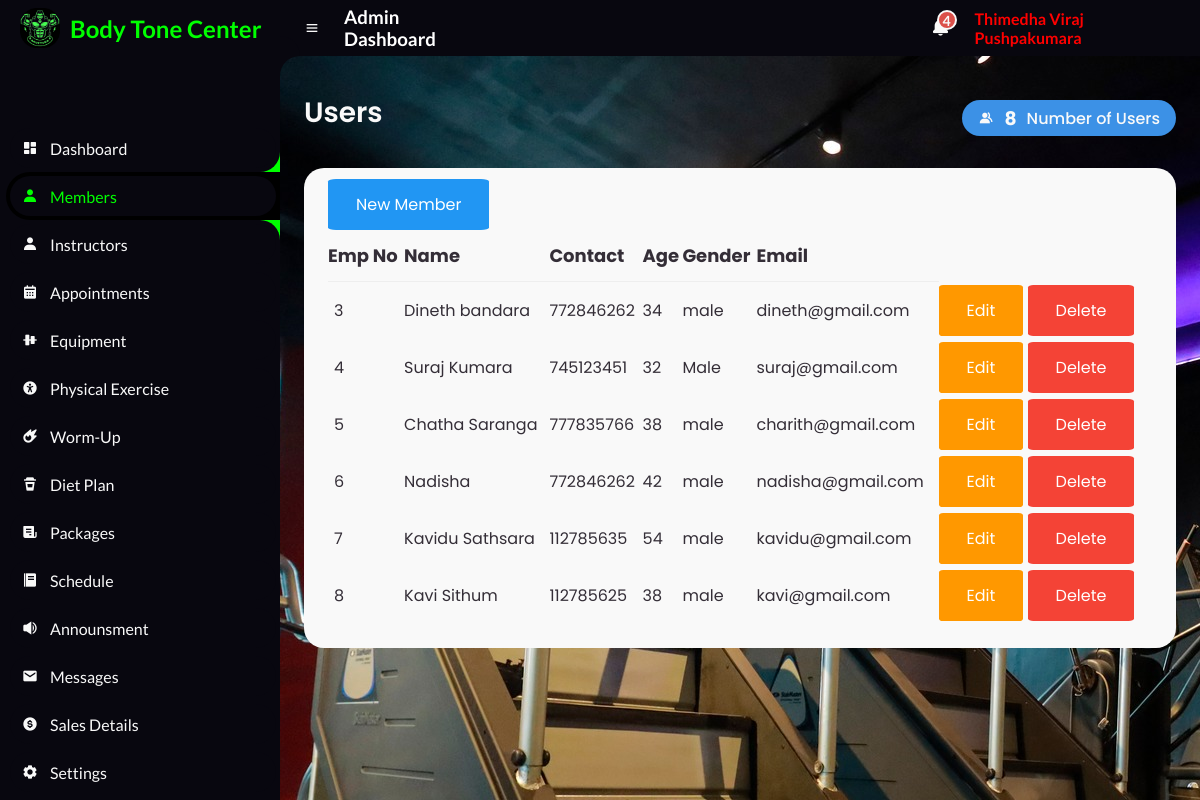
/Admin/Members.php (signed in), run on the app's committed database.
### tables this page shows
CREATE TABLE `users` (
  `id` int(255) NOT NULL,
  `name` varchar(255) DEFAULT NULL,
  `contact` int(10) NOT NULL,
  `age` varchar(2) NOT NULL,
  `gender` varchar(10) NOT NULL,
  `email` varchar(255) NOT NULL,
  `password` varchar(255) NOT NULL,
  `user_type` varchar(255) NOT NULL
);

### Admin/MembersBody.php (the view, shortened to what this page needs)
<main>
	<div class="head-title">
		<div class="left">
			<h1>Users</h1>
		</div>
		<a class="btn-download">
			<i class='bx bxs-group'></i>
			<?php
				require 'dbconfig.php';
				$query = "SELECT id FROM users ORDER BY id";
				$query_run = mysqli_query($connection, $query);
				$row = mysqli_num_rows($query_run);
				echo '<h3 >' . $row . '</h3>';
				?>
			<p>Number of Users</p>
		</a>
	</div>
	<div class="table-data">
		<div class="order">
			<a class="btn info" href="Member_Create.php" role="button"> New Member</a>
			<br><br>
			<table class="table">
				<thead>
					<tr>
						<th style="font-size: large;">Emp No</th>
						<th style="font-size: large;">Name</th>
						<th style="font-size: large;">Contact</th>
						<th  style="font-size: large;">Age</th>
						<th  style="font-size: large;">Gender</th>
						<th style="font-size: large;">Email</th>
					</tr>
				</thead>
				<tbody>
					<?php
					$servername = "localhost";
					$username = "root";
					$password = "";
					$database = "body_tone_db";
					$connection = new mysqli($servername, $username, $password, $database);
					$sql = "SELECT * FROM users WHERE user_type = 'member'";
					$result = $connection->query($sql);
					while ($row = $result->fetch_assoc()) {
						echo "
                    <tr>
                    <td>$row[id]</td>
                    <td>$row[name]</td>
                    <td>$row[contact]</td>
					<td>$row[age]</td>
					<td>$row[gender]</td>
					<td>$row[email]</td>
                    <td >
                        <a class='btn warning btn-sm' href='Member_Edit.php?id=$row[id]'>Edit</a>
                        <a class='btn danger btn-sm' href='Member_Delete.php?id=$row[id]'>Delete</a>
                    </td>
                </tr>
                    ";
					}
					?>
				</tbody>
			</table>
		</div>
	</div>
</main>

### Admin/css/style.css (style rules this page uses)
* { margin: 0; padding: 0; box-sizing: border-box; }
a { text-decoration: none; }
:root { --poppins: 'Poppins', sans-serif; --lato: 'Lato', sans-serif; --light: #F9F9F9; --blue: #3C91E6; --light-blue: #CFE8FF; --grey: #eee; --dark-grey: #AAAAAA; --dark: #342E37; --red: #DB504A; --yellow: #FFCE26; --light-yellow: #FFF2C6; --orange: #FD7238; --light-orange: #FFE0D3; --black: #000000; --light-black: #1b1a1a; --li-black: #6F6C6C ; --slow-black:#08070f ; --lime:lime; }
html { overflow-x: hidden; }
body { background-image: url("2.jpg"); overflow-x: hidden; }
#content main { width: 100%; padding: 36px 24px; font-family: var(--poppins); max-height: calc(100vh - 56px); overflow-y: auto; }
#content main .head-title { display: flex; align-items: center; justify-content: space-between; grid-gap: 16px; flex-wrap: wrap; }
#content main .head-title .left h1 { font-size: 28px; font-weight: 600; margin-bottom: 10px; color: var(--light); }
#content main .head-title .btn-download { height: 36px; padding: 0 16px; border-radius: 36px; background: var(--blue); color: var(--light); display: flex; justify-content: center; align-items: center; grid-gap: 10px; font-weight: 500; }
#content main .table-data { display: flex; flex-wrap: wrap; grid-gap: 24px; margin-top: 24px; width: 100%; color: var(--dark); }
#content main .table-data > div { border-radius: 20px; background: var(--light); padding: 24px; overflow-x: auto; }
#content main .table-data .order { flex-grow: 1; flex-basis: 500px; }
#content main .table-data .order table { width: 100%; border-collapse: collapse; }
#content main .table-data .order table th { padding-bottom: 12px; font-size: 13px; text-align: left; border-bottom: 1px solid var(--grey); }
#content main .table-data .order table td { padding: 16px 0; }
#content main .table-data .order table tr td:first-child { display: flex; align-items: center; grid-gap: 12px; padding-left: 6px; }

### Admin/css/btn.css (style rules this page uses)
.btn { border: none; color: white; padding: 14px 28px; cursor: pointer; border-radius: 5%; }
.info { background-color: #2196F3; }
.warning { background-color: #ff9800; }
.danger { background-color: #f44336; }

### Admin/Included/navContainer.php (style rules this page uses)
* { text-decoration: none; }

### Admin/MembersBody.php (style rules this page uses)
* { box-sizing: border-box; }

### data on the page
users: id "3", name "Dineth bandara", contact "772846262", age "34", gender "male", email "dineth@gmail.com"
users: id "4", name "Suraj Kumara", contact "745123451", age "32", gender "Male", email "suraj@gmail.com"
users: id "5", name "Chatha Saranga", contact "777835766", age "38", gender "male", email "charith@gmail.com"
users: id "6", name "Nadisha", contact "772846262", age "42", gender "male", email "nadisha@gmail.com"
users: id "7", name "Kavidu Sathsara", contact "112785635", age "54", gender "male", email "kavidu@gmail.com"
users: id "8", name "Kavi Sithum", contact "112785625", age "38", gender "male", email "kavi@gmail.com"

### other printed values
$row "4"
$_SESSION['admin_name'] "Thimedha Viraj Pushpakumara"
$row "8"
